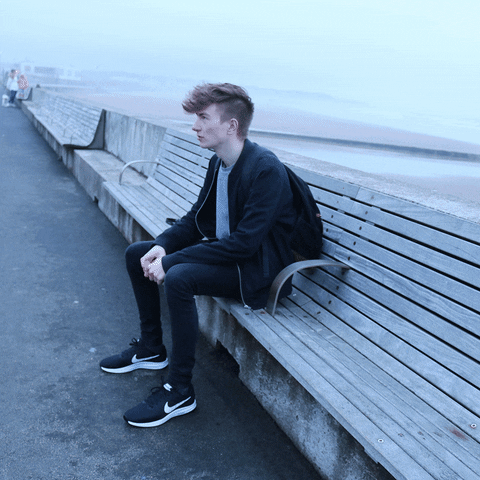
#> input picture PyStuff/ComputerVision/ImageProcessing/CarlBradbury.gif, 480 x 480 px
$ python GifToPic.py
#> lines starting #> are read from the running program, lines starting #| are printed output that depends on the picture
import os
import cv2
import time
import numpy as np
import matplotlib.pyplot as plt
from PIL import Image, ImageSequence

gif = Image.open("CarlBradbury.gif")
#> gif is the input picture: PIL image 480x480 P; mean R, G, B, A 119.1, 145.2, 172.9, 255

print(gif.info["duration"])
#| 100
a=0
os.chdir("F:\\Python Files\\ImageProcessing\\Frames")
for frame in ImageSequence.Iterator(gif):
    img = np.array(frame)
    img_ = cv2.cvtColor(img, cv2.COLOR_BGR2RGB)
    print(img_)
    cv2.imwrite(str(a)+".png",img_)
    a+=1
#> this loop made 16 passes
#> (printed output is left out)
#> pass 1, `img = np.array(frame)`:
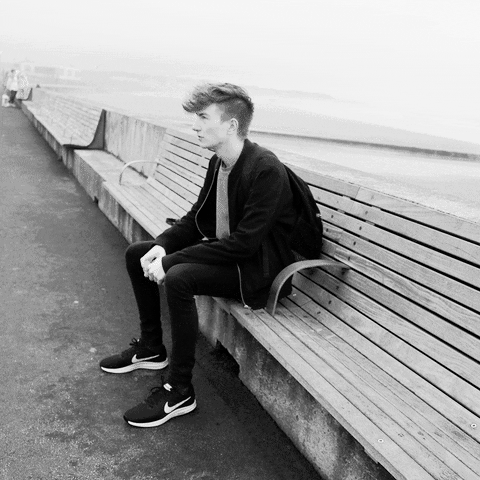
#> img: shape (480, 480); min 0, max 253, mean 153.8
#> pass 2, `img = np.array(frame)`:
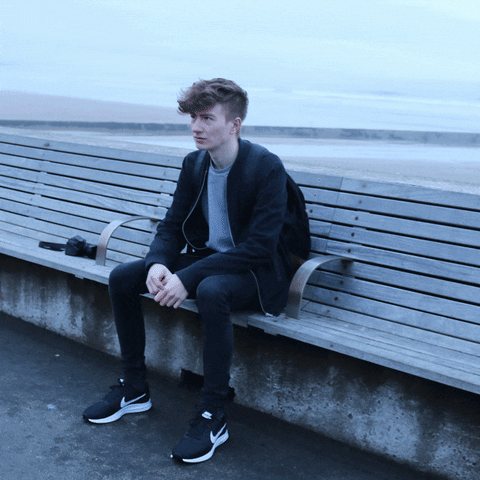
#> img: shape (480, 480, 4); mean R, G, B, A 104.6, 128.4, 153.6, 255
#> after the loop, a = 16
